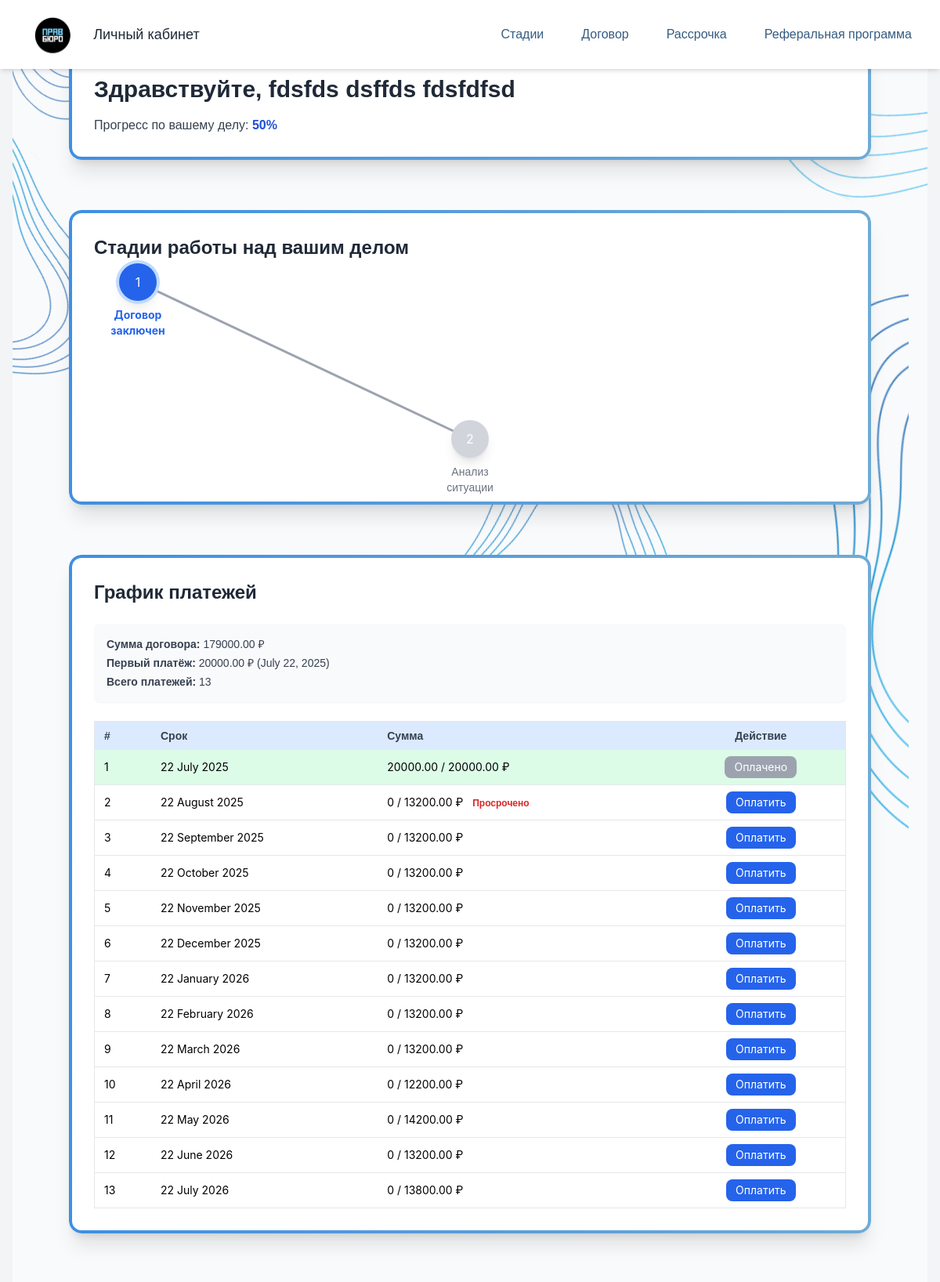
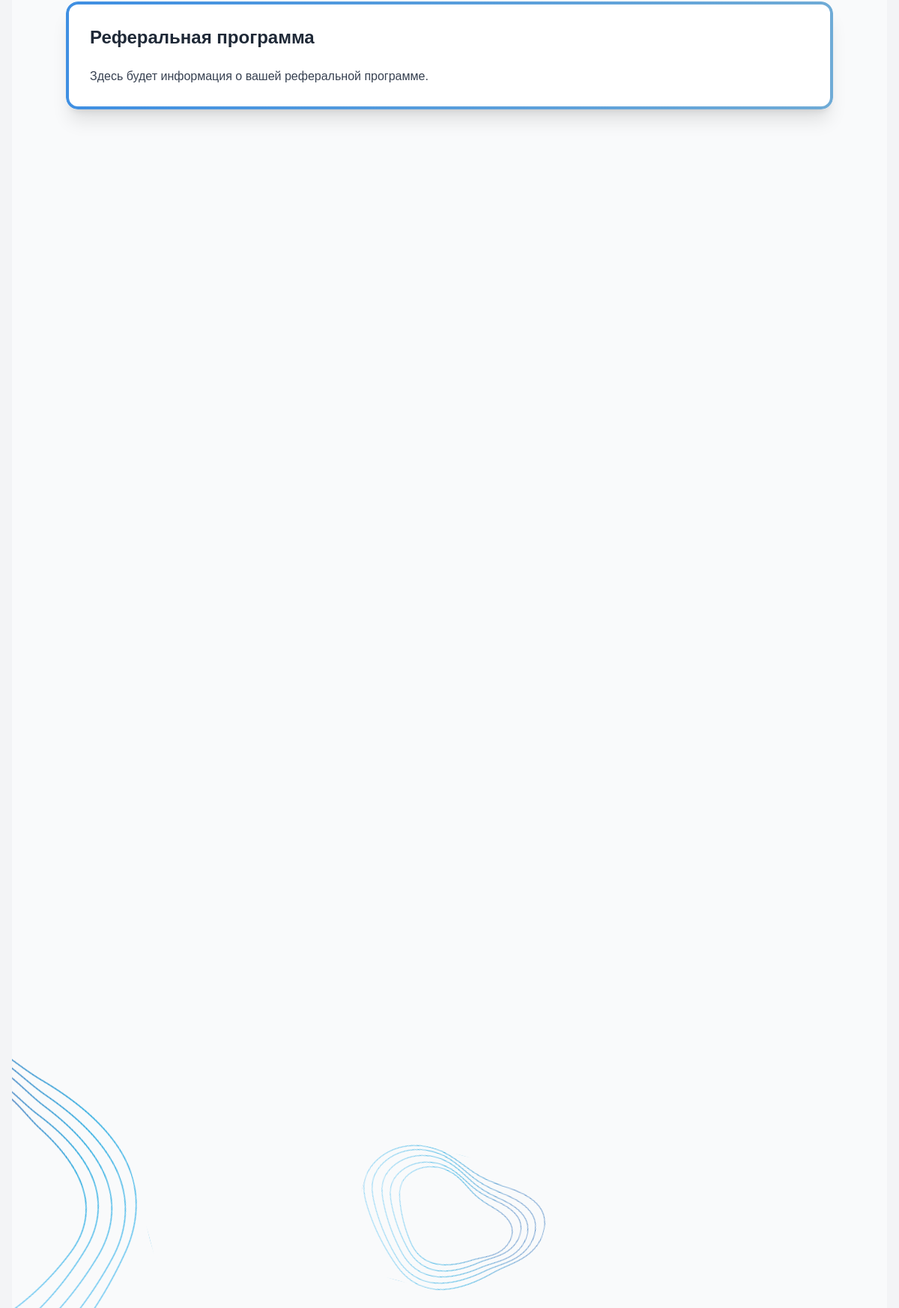
Page /dashboard/ (signed in) on the committed database (2 pictures, top to bottom).
### clients/models.py (models this page shows, shortened)
class StageTemplate(models.Model):
    name = models.CharField(max_length=100, unique=True)
    order = models.PositiveIntegerField(default=0)
    class Meta:
        ordering = ['order']

### payments/models.py (models this page shows, shortened)
class Contract(models.Model):
    client = models.ForeignKey('clients.Client', on_delete=models.CASCADE)
    total_amount = models.DecimalField(max_digits=10, decimal_places=2)
    discount = models.DecimalField(max_digits=10, decimal_places=2, default=0)
    first_payment = models.DecimalField(max_digits=10, decimal_places=2)
    first_payment_date = models.DateField()
    number_of_payments = models.PositiveIntegerField()
    preferred_payment_day = models.PositiveIntegerField(default=15)
    created_at = models.DateTimeField(auto_now_add=True)
    deposit = models.BooleanField(default=False)
    publication = models.BooleanField(default=False)

class InstallmentPayment(models.Model):
    STATUS_CHOICES = [
        ('pending', 'Ожидается'),
        ('paid', 'Оплачен'),
        ('partial', 'Частично оплачен'),
        ('overdue', 'Просрочен'),
    ]
    plan = models.ForeignKey(InstallmentPlan, on_delete=models.CASCADE, related_name='payments')
    number = models.PositiveIntegerField()
    due_date = models.DateField()
    amount_due = models.DecimalField(max_digits=10, decimal_places=2)
    amount_paid = models.DecimalField(max_digits=10, decimal_places=2, default=0)
    status = models.CharField(max_length=10, choices=STATUS_CHOICES, default='pending')

### clients/views.py (the view)
# urls.py: path('dashboard/', client_dashboard, name='client_dashboard'),
@login_required
def client_dashboard(request):
    client = request.user.client
    contract = Contract.objects.filter(client=client).first()
    installment_plan = InstallmentPlan.objects.filter(contract=contract).first() if contract else None
    installment_payments = []
    if installment_plan:
        for p in (
            installment_plan.payments
            .prefetch_related("applications__actual_payment")
            .order_by("number")
        ):
            applied_sum = sum(app.applied_amount for app in p.applications.all())
            if applied_sum >= p.amount_due:
                status = "paid"
            elif p.due_date < timezone.now().date():
                status = "overdue"
            elif 0 < applied_sum < p.amount_due:
                status = "partial"
            else:
                status = "pending"
            installment_payments.append({
                "number": p.number,
                "due_date": p.due_date,
                "amount_due": p.amount_due,
                "amount_paid": applied_sum,
                "status": status,
            })
    current_stage = client.stage
    all_stages = StageTemplate.objects.all()
    total_stages = all_stages.count()
    passed_stages = StageTemplate.objects.filter(order__lt=current_stage.order) if current_stage else StageTemplate.objects.none()
    passed_count = passed_stages.count() + (1 if current_stage else 0)
    progress_percent = int((passed_count / total_stages) * 100) if total_stages > 0 else 0
    context = {
        "client_name": str(client),
        "current_stage": current_stage.name if current_stage else "Не определена",
        "current_stage_id": current_stage.id if current_stage else None,
        "current_stage_order": current_stage.order if current_stage else 0,
        "all_stages": all_stages,
        "passed_stages": passed_stages,
        "contract": contract,
        "installment_plan": installment_plan,
        "installment_payments": installment_payments,
        "progress_percent": progress_percent,
    }
    return render(request, "clientnew.html", context)

### clients/models.py (called while the page is built)
    def __str__(self):
        return f"{self.surname} {self.name} {self.middlename or ''}".strip()

### clients/templates/clientnew.html (shortened to what this page needs)
{% extends "base.html" %}
{% load static %}
{% block content %}
<link rel="stylesheet" href="{% static 'css/style.css' %}">
<div class="relative min-h-screen w-full overflow-hidden bg-gray-50">
  <div class="absolute inset-0 pointer-events-none z-0">
    <img src="{% static 'img/line3.svg' %}" alt="line3"
         class="absolute bottom-0 left-0 w-40 md:w-56">
    <img src="{% static 'img/line4.svg' %}" alt="line4"
         class="absolute bottom-5 left-1/2 transform -translate-x-1/2 w-48 md:w-72">
  </div>
  <div class="relative z-10 max-w-5xl w-full mx-auto space-y-16 py-12">
    <section id="welcome" class="relative bg-white shadow-xl rounded-2xl p-8 mb-6">
      <div class="absolute inset-0 rounded-2xl border-4 border-transparent pointer-events-none"
           style="background: linear-gradient(to right, #3F8FE2, #6FABD6) border-box;
                  -webkit-mask: linear-gradient(#fff 0 0) padding-box,
                                 linear-gradient(#fff 0 0);
                  -webkit-mask-composite: destination-out;
                  mask-composite: exclude;"></div>
      <h1 class="relative text-2xl sm:text-3xl font-bold text-gray-800 mb-4">
        Здравствуйте, {{ client_name }}
      </h1>
      <p class="relative text-gray-700 text-sm sm:text-base">
        Прогресс по вашему делу:
        <span class="font-semibold text-blue-700">
          {{ progress_percent }}%
        </span>
      </p>
    </section>
    <section id="stages" class="relative bg-white shadow-xl rounded-2xl p-8">
      <div class="absolute inset-0 rounded-2xl border-4 border-transparent pointer-events-none"
           style="background: linear-gradient(to right, #3F8FE2, #6FABD6) border-box;
                  -webkit-mask: linear-gradient(#fff 0 0) padding-box,
                                 linear-gradient(#fff 0 0);
                  -webkit-mask-composite: destination-out;
                  mask-composite: exclude;"></div>
      <h2 class="relative text-2xl font-bold text-gray-800 mb-6">
        Стадии работы над вашим делом
      </h2>
      <svg id="roadmap-lines" class="absolute top-0 left-0 w-full h-full pointer-events-none z-0"></svg>
      <div id="roadmap"
           class="grid grid-cols-2 sm:grid-cols-3 md:grid-cols-4 gap-x-8 gap-y-16 relative z-10">
        {% for stage in all_stages %}
        <div class="stage relative flex flex-col items-center w-24 sm:w-28
                    {% if forloop.last %} last-stage col-span-full justify-self-center {% endif %}"
             style="transform: translateY({{ forloop.counter|divisibleby:2|yesno:'20px,-20px' }});">
          <div class="circle w-10 h-10 sm:w-12 sm:h-12 flex items-center justify-center rounded-full text-white shadow-lg z-10
            {% if stage.id == current_stage_id %}
              bg-blue-600 ring-4 ring-blue-200
            {% elif stage.order < current_stage_order %}
              bg-green-600 ring-4 ring-green-200
            {% else %}
              bg-gray-300
            {% endif %}">
            {{ forloop.counter }}
          </div>
          <span class="mt-2 text-xs sm:text-sm text-center w-20 sm:w-24
            {% if stage.id == current_stage_id %}
              font-bold text-blue-600
            {% elif stage.order < current_stage_order %}
              text-green-700
            {% else %}
              text-gray-500
            {% endif %}">
            {{ stage.name }}
          </span>
        </div>
        {% endfor %}
      </div>
    </section>
    <section id="installments" class="relative bg-white shadow-xl rounded-2xl p-8 mt-6">
      <div class="absolute inset-0 rounded-2xl border-4 border-transparent pointer-events-none"
           style="background: linear-gradient(to right, #3F8FE2, #6FABD6) border-box;
                  -webkit-mask: linear-gradient(#fff 0 0) padding-box,
                                 linear-gradient(#fff 0 0);
                  -webkit-mask-composite: destination-out;
                  mask-composite: exclude;"></div>
      <h2 class="relative text-2xl font-bold text-gray-800 mb-6">График платежей</h2>
      {% if contract %}
        <div class="bg-gray-50 p-4 rounded-lg shadow-sm text-sm text-gray-700 space-y-1 mb-6">
          <p><strong>Сумма договора:</strong> {{ contract.total_amount }} ₽</p>
          <p><strong>Первый платёж:</strong> {{ contract.first_payment }} ₽ ({{ contract.first_payment_date }})</p>
          <p><strong>Всего платежей:</strong> {{ contract.number_of_payments }}</p>
        </div>
        {% if installment_payments %}
          <div class="hidden md:block overflow-x-auto">
            <table class="w-full text-sm text-left border rounded-lg">
              <thead class="bg-blue-100 text-gray-700">
                <tr>
                  <th class="px-3 py-2">#</th>
                  <th class="px-3 py-2">Срок</th>
                  <th class="px-3 py-2">Сумма</th>
                  <th class="px-3 py-2 text-center">Действие</th>
                </tr>
              </thead>
              <tbody>
                {% for payment in installment_payments %}
                <tr class="border-b {% if payment.status == 'paid' %}bg-green-100{% endif %}">
                  <td class="px-3 py-2">{{ payment.number }}</td>
                  <td class="px-3 py-2">{{ payment.due_date|date:"d E Y" }}</td>
                  <td class="px-3 py-2">
                    {{ payment.amount_paid }} / {{ payment.amount_due }} ₽
                    {% if payment.status == 'overdue' %}
                      <span class="ml-2 text-xs text-red-600 font-semibold">Просрочено</span>
                    {% endif %}
                  </td>
                  <td class="px-3 py-2 text-center">
                    <button class="px-3 py-1 rounded-lg text-white
                      {% if payment.status == 'paid' %}bg-gray-400 cursor-not-allowed
                      {% else %}bg-blue-600 hover:bg-blue-700{% endif %}"
                      {% if payment.status == 'paid' %}disabled{% endif %}>
                      {% if payment.status == 'paid' %}Оплачено{% else %}Оплатить{% endif %}
                    </button>
                  </td>
                </tr>
                {% endfor %}
              </tbody>
            </table>
          </div>
        {% else %}
          <p class="text-sm text-gray-500 mt-4">План рассрочки ещё не рассчитан.</p>
        {% endif %}
      {% else %}
        <p class="text-sm text-gray-500 mt-4">У вас пока нет активного договора.</p>
      {% endif %}
    </section>
    <section id="referral" class="relative bg-white shadow-xl rounded-2xl p-8">
      <div class="absolute inset-0 rounded-2xl border-4 border-transparent pointer-events-none"
           style="background: linear-gradient(to right, #3F8FE2, #6FABD6) border-box;
                  -webkit-mask: linear-gradient(#fff 0 0) padding-box,
                                 linear-gradient(#fff 0 0);
                  -webkit-mask-composite: destination-out;
                  mask-composite: exclude;"></div>
      <h2 class="relative text-2xl font-bold text-gray-800 mb-6">Реферальная программа</h2>
      <p class="relative text-gray-700">Здесь будет информация о вашей реферальной программе.</p>
    </section>
  </div>
</div>
{% endblock %}

### clients/templates/base.html (shortened to what this page needs)
{% load static %}
<!DOCTYPE html>
<html lang="ru">
<head>
  <script src="https://cdn.tailwindcss.com"></script>
</head>
<body class="bg-gray-100 min-h-screen flex flex-col">
  <header class="bg-white shadow-md flex items-center justify-between px-4 py-3 md:px-6 fixed top-0 w-full z-50">
    <div class="flex items-center space-x-3">
      <img src="{% static 'img/logo.svg' %}" alt="Logo" class="h-16 w-auto">
      <span class="text-lg text-gray-800 hidden sm:block menu-text">
        Личный кабинет
      </span>
    </div>
    <nav class="hidden md:flex space-x-6">
      <a href="{% url 'client_dashboard' %}#stages" class="py-2 px-3 font-medium text-[#365C80]">Стадии</a>
      <a href="{% url 'client_dashboard' %}#contract" class="py-2 px-3 font-medium text-[#365C80]">Договор</a>
      <a href="{% url 'client_dashboard' %}#installment" class="py-2 px-3 font-medium text-[#365C80]">Рассрочка</a>
      <a href="{% url 'client_dashboard' %}#referral" class="py-2 px-3 font-medium text-[#365C80]">Реферальная программа</a>
    </nav>
  </header>
  <main class="flex-1 p-4 relative z-10">
    {% block content %}{% endblock %}
  </main>
</body>
</html>

### static/css/style.css (style rules this page uses)
body { font-family: "SF Pro Display", sans-serif; }
h1, h2, h3 { font-family: "TT Norms Medium", sans-serif; }
nav a, footer a, .menu-text, .text-gray-700, .text-gray-500 { font-family: "Gilroy Light", sans-serif; }
.font-medium { font-family: "TT Norms Medium", sans-serif; }
.font-semibold { font-family: "TT Norms Medium", sans-serif; }

### rows in the picture
StageTemplate: name "Договор заключен"
StageTemplate: name "Анализ ситуации"
Contract: total_amount "179000.00", first_payment "20000.00", first_payment_date "July 22, 2025", number_of_payments "13"
InstallmentPayment: due_date "22 July 2025", amount_due "20000.00"
InstallmentPayment: due_date "22 August 2025", amount_due "13200.00"
InstallmentPayment: due_date "22 September 2025", amount_due "13200.00"
InstallmentPayment: due_date "22 October 2025", amount_due "13200.00"
InstallmentPayment: due_date "22 November 2025", amount_due "13200.00"
InstallmentPayment: due_date "22 December 2025", amount_due "13200.00"
InstallmentPayment: due_date "22 January 2026", amount_due "13200.00"
InstallmentPayment: due_date "22 February 2026", amount_due "13200.00"
InstallmentPayment: due_date "22 March 2026", amount_due "13200.00"
InstallmentPayment: due_date "22 April 2026", amount_due "12200.00"
InstallmentPayment: due_date "22 May 2026", amount_due "14200.00"
InstallmentPayment: due_date "22 June 2026", amount_due "13200.00"
InstallmentPayment: due_date "22 July 2026", amount_due "13800.00"

### other values in the picture
{{ client_name }} "fdsfds dsffds fdsfdfsd"
{{ progress_percent }} "50"
{{ payment.number }} "1" "2" "3" "4" "5" "6" "7" "8" "9" "10" "11" "12" "13"
{{ payment.amount_paid }} "20000.00" "0" "0" "0" "0" "0" "0" "0" "0" "0" "0" "0" "0"
